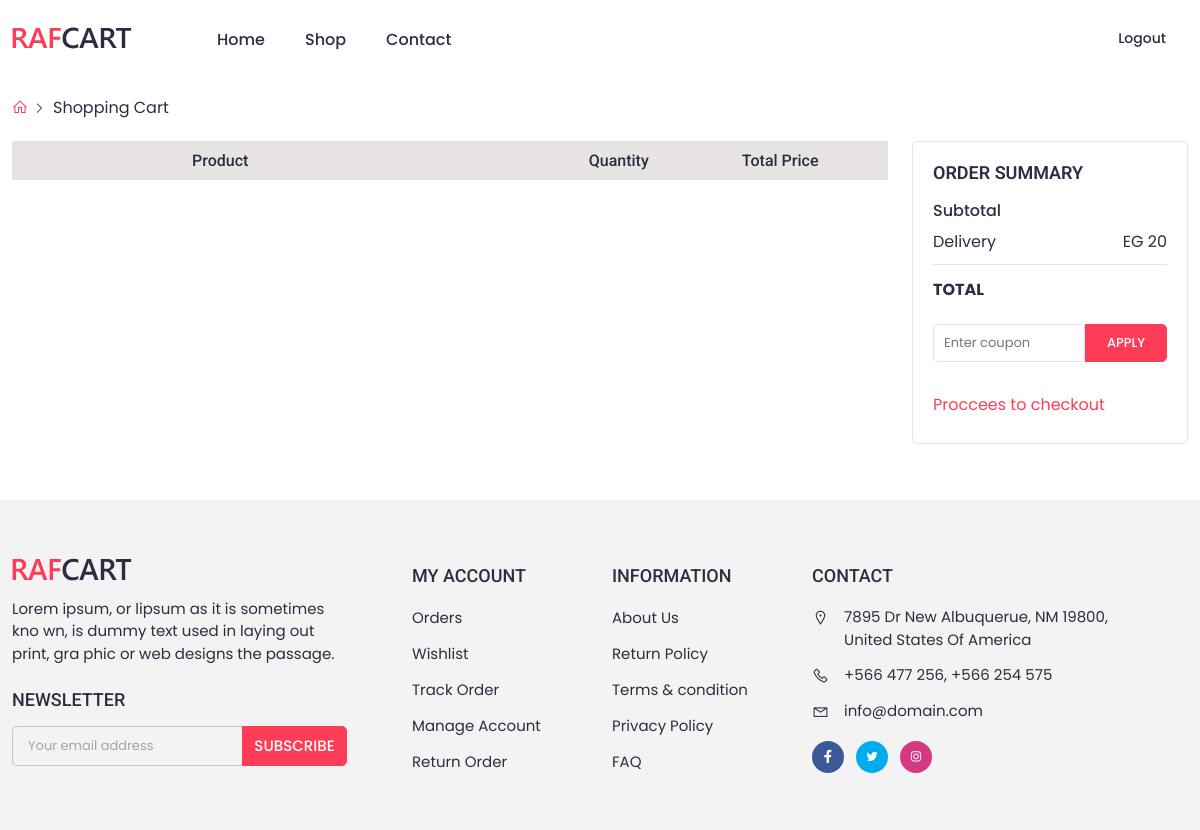
/shop/cart/ (signed in), run on an earlier commit of the app's database.
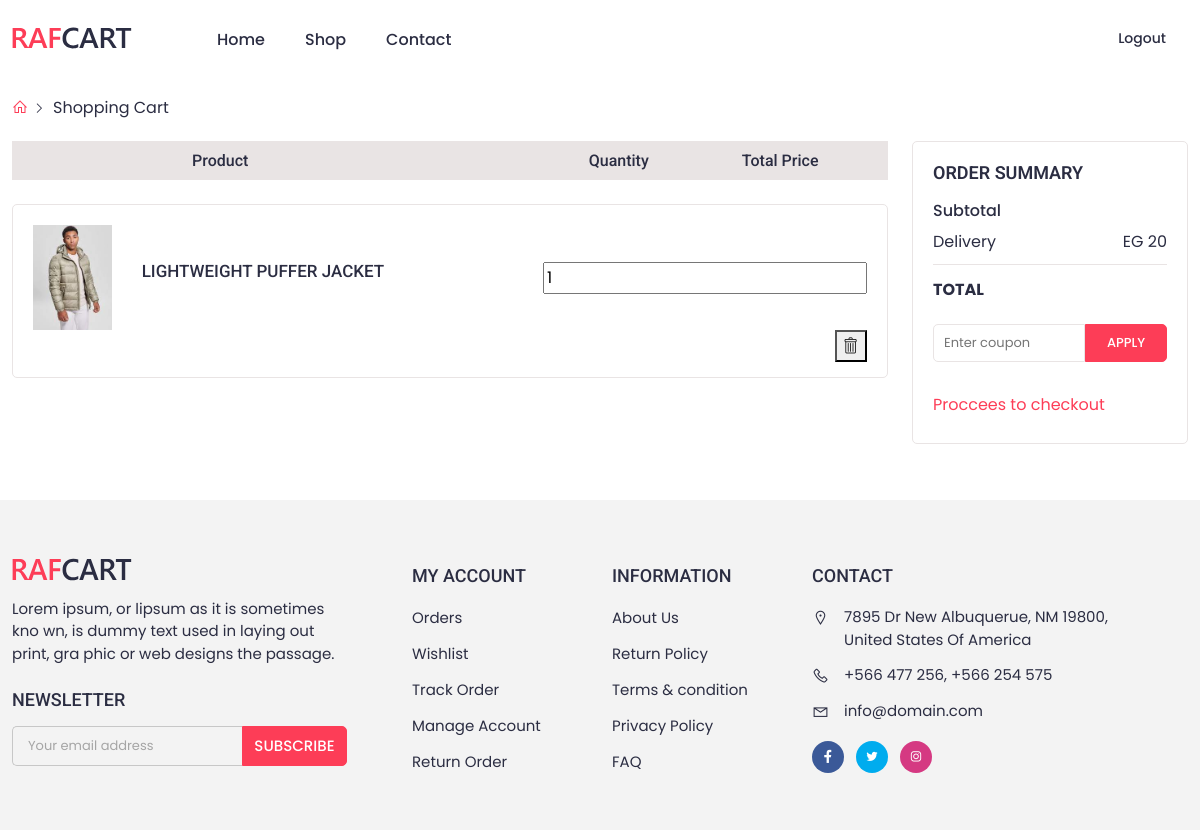
And on a later commit of the database.
### shop/models.py (models this page shows, shortened)
class CartItem(models.Model):
    cart = models.ForeignKey(Cart, on_delete=models.CASCADE)
    product = models.ForeignKey(Product, on_delete=models.CASCADE)
    quantity = models.PositiveIntegerField(default=1)

class Product(models.Model):
    user = models.ForeignKey(CustomUser,on_delete=models.CASCADE,related_name='Product_user',null=True,blank=True)
    Name = models.CharField(max_length=60)
    Price = models.FloatField()
    Description = models.TextField(max_length=2000)
    Image = models.ImageField(upload_to='images/')
    Availability = models.BooleanField(default=True)
    Color=ColorField(default='#000000')
    Category=models.ForeignKey(Category, on_delete=models.SET_NULL, related_name="products",null=True)
    SubCategory=models.ForeignKey(SubCategory, on_delete=models.SET_NULL, related_name="products",null=True)
    Brand = models.ForeignKey(Brand, on_delete=models.CASCADE, related_name="Brand_Product",null=True)

### shop/views.py (the view, shortened to what this page needs)
# urls.py: path('cart/', views.view_cart, name='cart'),
def view_cart(request):
    if request.user.is_authenticated:
        cart = Cart.objects.filter(user=request.user).first()
        if cart:
            cart_items = CartItem.objects.filter(cart=cart)
        else:
            cart_items = None
        quantity_choices = list(range(1, 11))
        return render(request, 'shop/cart.html', {'cart_items': cart_items, 'quantity_choices': quantity_choices})
    else:
        return render(request, 'shop/cart.html', {'cart_items': None})

### templates/shop/cart.html (shortened to what this page needs)
{% extends 'base.html' %}
{% load static %}
{% block content %}
    <div class="container">
      <div class="breadcrumbs">
        <a href="{% url 'home'  %}"><i class="las la-home"></i></a>
        <a href="#" class="active">Shopping Cart</a>
      </div>
    </div>
     <div class="cart_area section_padding_b">
      <div class="container">
        <div class="row">
          <div class="col-lg-9">
            <h4 class="shop_cart_title sopcart_ttl d-none d-lg-flex">
              <span>Product</span>
              <span>Quantity</span>
              <span>Total Price</span>
            </h4>
            <div class="shop_cart_wrap">
                {% for item in cart_items %}
                  <div class="single_shop_cart d-flex align-items-center flex-wrap">
                      <div class="cart_img mb-4 mb-md-0">
                          <img loading="lazy" src="{{ item.product.Image.url }}" alt="product" />
                      </div>
                      <div class="cart_cont">
                          <a href="product-view.html">
                              <h5>{{ item.product.Name }}</h5>
                          </a>
                      </div>
                      <div class="cart_qnty d-flex align-items-center ms-md-auto">
                          <form method="post" action="{% url 'add_to_cart' product_id=item.product.id %}">
                              <input type="number" name="quantity" value="{{ item.quantity }}" min="1">
                          </form>
                      </div>
                      <div class="cart_remove ms-auto">
                          <form action="{% url 'delete_cart_item' item.id %}" method="post">
                              <button type="submit"> <i class="icon-trash"></i> </button>
                          </form>
                      </div>
                  </div>
              {% endfor %}
            </div>
          </div>
          <div class="col-lg-3 mt-4 mt-lg-0">
            <div class="cart_summary">
              <h4>Order Summary</h4>
              <div class="cartsum_text d-flex justify-content-between">
                <p class="text-semibold">Subtotal</p>
              </div>
              <div class="cartsum_text d-flex justify-content-between">
                <p>Delivery</p>
                <p>EG 20</p>
              </div>
              <div class="cart_sum_total d-flex justify-content-between">
                <p>Total</p>
              </div>
              <div class="cart_sum_coupon">
                <input type="text" placeholder="Enter coupon" />
                <button>apply</button>
              </div>
              <div class="cart_sum_pros">
                 <a href="{% url 'checkout'  %}"> Proccees to checkout  </a>
              </div>
            </div>
          </div>
        </div>
      </div>
    </div>
{% endblock content %}

What changed in the data, as far as the page shows it:
added CartItem: product.Image (picture), product.Name "LIGHTWEIGHT PUFFER JACKET", quantity "1"
